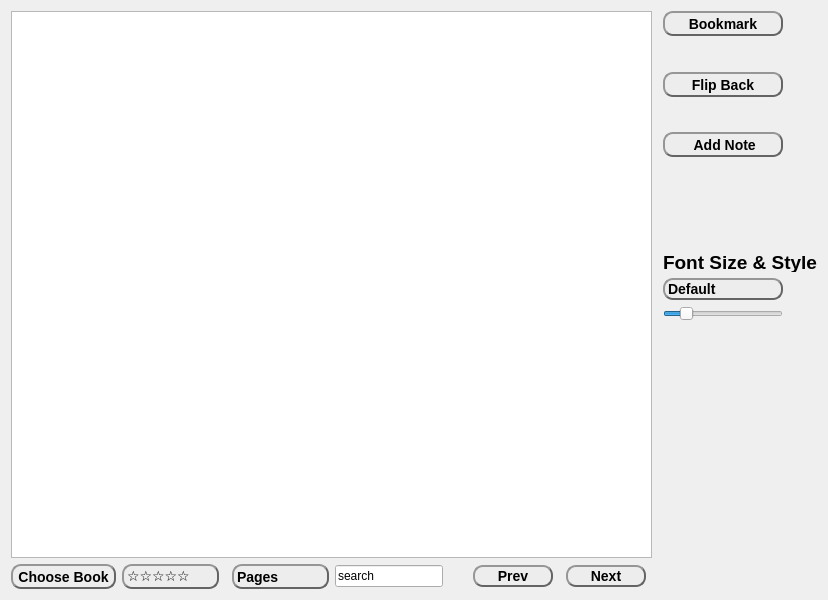
<?xml version="1.0" encoding="UTF-8"?>
<ui version="4.0">
 <class>Zeus</class>
 <widget class="QMainWindow" name="Zeus">
  <property name="windowModality">
   <enum>Qt::NonModal</enum>
  </property>
  <property name="enabled">
   <bool>true</bool>
  </property>
  <property name="geometry">
   <rect>
    <x>0</x>
    <y>0</y>
    <width>828</width>
    <height>600</height>
   </rect>
  </property>
  <property name="sizePolicy">
   <sizepolicy hsizetype="Preferred" vsizetype="Expanding">
    <horstretch>0</horstretch>
    <verstretch>0</verstretch>
   </sizepolicy>
  </property>
  <property name="maximumSize">
   <size>
    <width>7800</width>
    <height>6100</height>
   </size>
  </property>
  <property name="contextMenuPolicy">
   <enum>Qt::NoContextMenu</enum>
  </property>
  <property name="windowTitle">
   <string>Zeus - EBook Reader</string>
  </property>
  <property name="windowOpacity">
   <double>1.000000000000000</double>
  </property>
  <property name="styleSheet">
   <string notr="true">#centralWidget{
        color:qlineargradient(spread:pad, x1:1, y1:1, x2:0, y2:0, stop:0 rgba(195, 195, 195, 255), stop:1 rgba(255, 255, 255, 255));
}

#nextButton{
    background-color: rgb(237, 237, 237);
    border-style: outset;
    border-width: 2px;
    border-radius: 10px;
    border-color: rgb(100, 100, 100);
    font: bold 14px;
    min-width: 4em;
    padding: 1px;
}

#nextButton:pressed {
        background-color: rgb(0, 0, 0);
        color: rgb(237, 237, 237);
    border-style: inset;
}

#prevButton{
    background-color: rgb(237, 237, 237);
    border-style: outset;
    border-width: 2px;
    border-radius: 10px;
    border-color: rgb(100, 100, 100);
    font: bold 14px;
    min-width: 4em;
    padding: 1px;
}

#prevButton:pressed {
   background-color: rgb(0, 0, 0);
   color: rgb(237, 237, 237);
   border-style: inset;
}

#toolButton {
    background-color: rgb(237, 237, 237);
    border-style: outset;
    border-width: 2px;
    border-radius: 10px;
    border-color: rgb(100, 100, 100);
    font: bold 14px;
    min-width: 4em;
    padding: 1px;
}

#toolButton:pressed {
   background-color: rgb(0, 0, 0);
   color: rgb(237, 237, 237);
   border-style: inset;
}

#saveBookButton {
    background-color: rgb(237, 237, 237);
    border-style: outset;
    border-width: 2px;
    border-radius: 10px;
    border-color: rgb(100, 100, 100);
    font: bold 14px;
    min-width: 4em;
    padding: 1px;
}

#saveBookButton:pressed {
   background-color: rgb(0, 0, 0);
   color: rgb(237, 237, 237);
   border-style: inset;
}

#pushNoteButton {
    background-color: rgb(237, 237, 237);
    border-style: outset;
    border-width: 2px;
    border-radius: 10px;
    border-color: rgb(100, 100, 100);
    font: bold 14px;
    min-width: 4em;
    padding: 1px;
}

#pushNoteButton:pressed {
        background-color: rgb(0, 0, 0);
        color: rgb(237, 237, 237);
    border-style: inset;
}

#thumbPage {
    background-color: rgb(237, 237, 237);
    border-style: outset;
    border-width: 2px;
    border-radius: 10px;
    border-color: rgb(100, 100, 100);
    font: bold 14px;
    min-width: 4em;
    padding: 1px;
}

#thumbPage:pressed {
   background-color: rgb(0, 0, 0);
   color: rgb(237, 237, 237);
   border-style: inset;
}

#viewStats {
    background-color: rgb(237, 237, 237);
    border-style: outset;
    border-width: 2px;
    border-radius: 10px;
    border-color: rgb(100, 100, 100);
    font: bold 14px;
    min-width: 4em;
    padding: 1px;
}

#viewStats:pressed {
        background-color: rgb(0, 0, 0);
        color: rgb(237, 237, 237);
    border-style: inset;
}

QComboBox{
    border-style: outset;
    border-width: 2px;
    border-radius: 10px;
    border-color: rgb(100, 100, 100);
    font: bold 14px;
    min-width: 1em;
    background-color: rgb(237, 237, 237);
    selection-background-color:rgb(0, 0, 0);
        selection-color: rgb(237, 237, 237);
}

QComboBox QAbstractItemView{
    border-width: 0px;
    background-color: rgb(237, 237, 237);
    selection-background-color:rgb(0, 0, 0);
        selection-color:rgb(237, 237, 237);
}
QComboBox::drop-down {
   border-width: 0px;
}
QComboBox::down-arrow {
   image: url(noimg);
   border-width: 0px;
}      </string>
  </property>
  <property name="animated">
   <bool>true</bool>
  </property>
  <property name="unifiedTitleAndToolBarOnMac">
   <bool>true</bool>
  </property>
  <widget class="QWidget" name="centralWidget">
   <property name="styleSheet">
    <string notr="true"/>
   </property>
   <layout class="QGridLayout" name="gridLayout">
    <item row="32" column="2">
     <widget class="QComboBox" name="user_rating">
      <property name="sizePolicy">
       <sizepolicy hsizetype="Expanding" vsizetype="Fixed">
        <horstretch>0</horstretch>
        <verstretch>0</verstretch>
       </sizepolicy>
      </property>
      <property name="minimumSize">
       <size>
        <width>21</width>
        <height>25</height>
       </size>
      </property>
      <property name="maximumSize">
       <size>
        <width>120</width>
        <height>16777215</height>
       </size>
      </property>
      <property name="font">
       <font>
        <pointsize>-1</pointsize>
        <weight>75</weight>
        <italic>false</italic>
        <bold>true</bold>
       </font>
      </property>
      <property name="focusPolicy">
       <enum>Qt::NoFocus</enum>
      </property>
      <item>
       <property name="text">
        <string>☆☆☆☆☆</string>
       </property>
      </item>
      <item>
       <property name="text">
        <string>★☆☆☆☆</string>
       </property>
      </item>
      <item>
       <property name="text">
        <string>★★☆☆☆</string>
       </property>
      </item>
      <item>
       <property name="text">
        <string>★★★☆☆</string>
       </property>
      </item>
      <item>
       <property name="text">
        <string>★★★★☆</string>
       </property>
      </item>
      <item>
       <property name="text">
        <string>★★★★★</string>
       </property>
      </item>
     </widget>
    </item>
    <item row="0" column="1" rowspan="19" colspan="13">
     <widget class="QGraphicsView" name="graphicsView">
      <property name="minimumSize">
       <size>
        <width>630</width>
        <height>475</height>
       </size>
      </property>
      <property name="maximumSize">
       <size>
        <width>6300</width>
        <height>6300</height>
       </size>
      </property>
      <property name="mouseTracking">
       <bool>true</bool>
      </property>
      <property name="dragMode">
       <enum>QGraphicsView::RubberBandDrag</enum>
      </property>
     </widget>
    </item>
    <item row="32" column="5">
     <widget class="QLineEdit" name="lineEdit_page">
      <property name="enabled">
       <bool>true</bool>
      </property>
      <property name="minimumSize">
       <size>
        <width>80</width>
        <height>0</height>
       </size>
      </property>
      <property name="maximumSize">
       <size>
        <width>120</width>
        <height>16777215</height>
       </size>
      </property>
      <property name="focusPolicy">
       <enum>Qt::ClickFocus</enum>
      </property>
      <property name="autoFillBackground">
       <bool>false</bool>
      </property>
      <property name="text">
       <string>search</string>
      </property>
      <property name="maxLength">
       <number>20</number>
      </property>
     </widget>
    </item>
    <item row="32" column="12">
     <widget class="QPushButton" name="nextButton">
      <property name="sizePolicy">
       <sizepolicy hsizetype="Expanding" vsizetype="Fixed">
        <horstretch>0</horstretch>
        <verstretch>0</verstretch>
       </sizepolicy>
      </property>
      <property name="minimumSize">
       <size>
        <width>74</width>
        <height>0</height>
       </size>
      </property>
      <property name="maximumSize">
       <size>
        <width>80</width>
        <height>16777215</height>
       </size>
      </property>
      <property name="sizeIncrement">
       <size>
        <width>0</width>
        <height>0</height>
       </size>
      </property>
      <property name="baseSize">
       <size>
        <width>80</width>
        <height>0</height>
       </size>
      </property>
      <property name="text">
       <string>Next</string>
      </property>
     </widget>
    </item>
    <item row="5" column="15">
     <spacer name="verticalSpacer_3">
      <property name="orientation">
       <enum>Qt::Vertical</enum>
      </property>
      <property name="sizeType">
       <enum>QSizePolicy::Fixed</enum>
      </property>
      <property name="sizeHint" stdset="0">
       <size>
        <width>20</width>
        <height>1</height>
       </size>
      </property>
     </spacer>
    </item>
    <item row="32" column="3">
     <spacer name="horizontalSpacer_3">
      <property name="orientation">
       <enum>Qt::Horizontal</enum>
      </property>
      <property name="sizeType">
       <enum>QSizePolicy::Fixed</enum>
      </property>
      <property name="sizeHint" stdset="0">
       <size>
        <width>1</width>
        <height>20</height>
       </size>
      </property>
     </spacer>
    </item>
    <item row="32" column="15">
     <widget class="QLabel" name="pageLabel">
      <property name="maximumSize">
       <size>
        <width>16777215</width>
        <height>20</height>
       </size>
      </property>
      <property name="font">
       <font>
        <pointsize>14</pointsize>
        <weight>75</weight>
        <bold>true</bold>
       </font>
      </property>
      <property name="layoutDirection">
       <enum>Qt::LeftToRight</enum>
      </property>
      <property name="text">
       <string/>
      </property>
      <property name="alignment">
       <set>Qt::AlignRight|Qt::AlignTrailing|Qt::AlignVCenter</set>
      </property>
     </widget>
    </item>
    <item row="1" column="15">
     <spacer name="verticalSpacer">
      <property name="orientation">
       <enum>Qt::Vertical</enum>
      </property>
      <property name="sizeType">
       <enum>QSizePolicy::Fixed</enum>
      </property>
      <property name="sizeHint" stdset="0">
       <size>
        <width>20</width>
        <height>1</height>
       </size>
      </property>
     </spacer>
    </item>
    <item row="6" column="14">
     <spacer name="horizontalSpacer_2">
      <property name="orientation">
       <enum>Qt::Horizontal</enum>
      </property>
      <property name="sizeType">
       <enum>QSizePolicy::Fixed</enum>
      </property>
      <property name="sizeHint" stdset="0">
       <size>
        <width>5</width>
        <height>20</height>
       </size>
      </property>
     </spacer>
    </item>
    <item row="32" column="4" alignment="Qt::AlignVCenter">
     <widget class="QComboBox" name="search_type">
      <property name="sizePolicy">
       <sizepolicy hsizetype="Expanding" vsizetype="Fixed">
        <horstretch>0</horstretch>
        <verstretch>0</verstretch>
       </sizepolicy>
      </property>
      <property name="minimumSize">
       <size>
        <width>21</width>
        <height>25</height>
       </size>
      </property>
      <property name="maximumSize">
       <size>
        <width>100</width>
        <height>16777215</height>
       </size>
      </property>
      <property name="font">
       <font>
        <pointsize>-1</pointsize>
        <weight>75</weight>
        <italic>false</italic>
        <bold>true</bold>
       </font>
      </property>
      <property name="focusPolicy">
       <enum>Qt::NoFocus</enum>
      </property>
      <item>
       <property name="text">
        <string>Pages</string>
       </property>
      </item>
      <item>
       <property name="text">
        <string>Chapters</string>
       </property>
      </item>
      <item>
       <property name="text">
        <string>Term</string>
       </property>
      </item>
     </widget>
    </item>
    <item row="3" column="15">
     <spacer name="verticalSpacer_2">
      <property name="orientation">
       <enum>Qt::Vertical</enum>
      </property>
      <property name="sizeType">
       <enum>QSizePolicy::Fixed</enum>
      </property>
      <property name="sizeHint" stdset="0">
       <size>
        <width>20</width>
        <height>1</height>
       </size>
      </property>
     </spacer>
    </item>
    <item row="9" column="15">
     <widget class="QComboBox" name="styleBox">
      <property name="sizePolicy">
       <sizepolicy hsizetype="Expanding" vsizetype="Fixed">
        <horstretch>0</horstretch>
        <verstretch>0</verstretch>
       </sizepolicy>
      </property>
      <property name="minimumSize">
       <size>
        <width>21</width>
        <height>0</height>
       </size>
      </property>
      <property name="maximumSize">
       <size>
        <width>120</width>
        <height>16777215</height>
       </size>
      </property>
      <item>
       <property name="text">
        <string>Default</string>
       </property>
      </item>
      <item>
       <property name="text">
        <string>Helvetica</string>
       </property>
      </item>
      <item>
       <property name="text">
        <string>Arial</string>
       </property>
      </item>
      <item>
       <property name="text">
        <string>Times New Roman</string>
       </property>
      </item>
      <item>
       <property name="text">
        <string>Times</string>
       </property>
      </item>
      <item>
       <property name="text">
        <string>Courier</string>
       </property>
      </item>
      <item>
       <property name="text">
        <string>Arial Black</string>
       </property>
      </item>
      <item>
       <property name="text">
        <string>Arial Narrow</string>
       </property>
      </item>
      <item>
       <property name="text">
        <string>Georgia</string>
       </property>
      </item>
      <item>
       <property name="text">
        <string>Rockwell</string>
       </property>
      </item>
      <item>
       <property name="text">
        <string>Comic Sans MS</string>
       </property>
      </item>
     </widget>
    </item>
    <item row="2" column="15">
     <widget class="QPushButton" name="thumbPage">
      <property name="sizePolicy">
       <sizepolicy hsizetype="Minimum" vsizetype="Expanding">
        <horstretch>0</horstretch>
        <verstretch>0</verstretch>
       </sizepolicy>
      </property>
      <property name="maximumSize">
       <size>
        <width>120</width>
        <height>25</height>
       </size>
      </property>
      <property name="font">
       <font>
        <pointsize>-1</pointsize>
        <weight>75</weight>
        <italic>false</italic>
        <bold>true</bold>
       </font>
      </property>
      <property name="text">
       <string> Flip Back </string>
      </property>
      <property name="iconSize">
       <size>
        <width>20</width>
        <height>20</height>
       </size>
      </property>
     </widget>
    </item>
    <item row="32" column="11">
     <spacer name="horizontalSpacer">
      <property name="orientation">
       <enum>Qt::Horizontal</enum>
      </property>
      <property name="sizeType">
       <enum>QSizePolicy::Fixed</enum>
      </property>
      <property name="sizeHint" stdset="0">
       <size>
        <width>1</width>
        <height>20</height>
       </size>
      </property>
     </spacer>
    </item>
    <item row="32" column="10">
     <widget class="QPushButton" name="prevButton">
      <property name="sizePolicy">
       <sizepolicy hsizetype="Expanding" vsizetype="Fixed">
        <horstretch>0</horstretch>
        <verstretch>0</verstretch>
       </sizepolicy>
      </property>
      <property name="maximumSize">
       <size>
        <width>80</width>
        <height>16777215</height>
       </size>
      </property>
      <property name="text">
       <string>Prev</string>
      </property>
     </widget>
    </item>
    <item row="32" column="1">
     <widget class="QToolButton" name="toolButton">
      <property name="maximumSize">
       <size>
        <width>105</width>
        <height>16777215</height>
       </size>
      </property>
      <property name="text">
       <string>Choose Book</string>
      </property>
     </widget>
    </item>
    <item row="0" column="15">
     <widget class="QPushButton" name="saveBookButton">
      <property name="sizePolicy">
       <sizepolicy hsizetype="Minimum" vsizetype="Expanding">
        <horstretch>0</horstretch>
        <verstretch>0</verstretch>
       </sizepolicy>
      </property>
      <property name="maximumSize">
       <size>
        <width>120</width>
        <height>25</height>
       </size>
      </property>
      <property name="text">
       <string>Bookmark</string>
      </property>
      <property name="iconSize">
       <size>
        <width>20</width>
        <height>20</height>
       </size>
      </property>
     </widget>
    </item>
    <item row="10" column="15">
     <widget class="QSlider" name="fontSizeSlider">
      <property name="sizePolicy">
       <sizepolicy hsizetype="Fixed" vsizetype="Fixed">
        <horstretch>0</horstretch>
        <verstretch>0</verstretch>
       </sizepolicy>
      </property>
      <property name="maximumSize">
       <size>
        <width>120</width>
        <height>16777215</height>
       </size>
      </property>
      <property name="minimum">
       <number>4</number>
      </property>
      <property name="maximum">
       <number>64</number>
      </property>
      <property name="sliderPosition">
       <number>13</number>
      </property>
      <property name="orientation">
       <enum>Qt::Horizontal</enum>
      </property>
     </widget>
    </item>
    <item row="4" column="15">
     <widget class="QPushButton" name="pushNoteButton">
      <property name="sizePolicy">
       <sizepolicy hsizetype="Minimum" vsizetype="Expanding">
        <horstretch>0</horstretch>
        <verstretch>0</verstretch>
       </sizepolicy>
      </property>
      <property name="maximumSize">
       <size>
        <width>120</width>
        <height>25</height>
       </size>
      </property>
      <property name="text">
       <string> Add Note</string>
      </property>
      <property name="iconSize">
       <size>
        <width>20</width>
        <height>20</height>
       </size>
      </property>
     </widget>
    </item>
    <item row="8" column="15">
     <widget class="QLabel" name="label_2">
      <property name="maximumSize">
       <size>
        <width>16777215</width>
        <height>20</height>
       </size>
      </property>
      <property name="font">
       <font>
        <pointsize>14</pointsize>
        <weight>75</weight>
        <bold>true</bold>
       </font>
      </property>
      <property name="mouseTracking">
       <bool>false</bool>
      </property>
      <property name="text">
       <string>Font Size &amp; Style</string>
      </property>
      <property name="alignment">
       <set>Qt::AlignLeading|Qt::AlignLeft|Qt::AlignVCenter</set>
      </property>
     </widget>
    </item>
   </layout>
  </widget>
  <action name="actionEnable">
   <property name="text">
    <string>Enable</string>
   </property>
  </action>
  <action name="actionDisable">
   <property name="text">
    <string>Disable</string>
   </property>
  </action>
  <action name="actionEnable_2">
   <property name="text">
    <string>Enable</string>
   </property>
  </action>
  <action name="actionDisable_2">
   <property name="text">
    <string>Disable</string>
   </property>
  </action>
  <action name="actionView">
   <property name="text">
    <string>View</string>
   </property>
  </action>
  <action name="actionAdd">
   <property name="text">
    <string>Add</string>
   </property>
  </action>
  <action name="actionExplore">
   <property name="text">
    <string>Explore</string>
   </property>
  </action>
  <action name="actionExport">
   <property name="text">
    <string>Export</string>
   </property>
  </action>
  <action name="actionImport">
   <property name="text">
    <string>Import</string>
   </property>
  </action>
  <action name="actionRemove">
   <property name="text">
    <string>Remove</string>
   </property>
  </action>
  <action name="actionStatus">
   <property name="checkable">
    <bool>true</bool>
   </property>
   <property name="checked">
    <bool>true</bool>
   </property>
   <property name="text">
    <string>Enabled</string>
   </property>
  </action>
  <action name="actionLibrary">
   <property name="text">
    <string>Library</string>
   </property>
  </action>
  <action name="actionPremium">
   <property name="text">
    <string>Premium</string>
   </property>
  </action>
  <action name="actionBackup">
   <property name="text">
    <string>Backup</string>
   </property>
  </action>
  <action name="actionOnline_View">
   <property name="text">
    <string>Online View</string>
   </property>
  </action>
  <action name="actionCompare">
   <property name="text">
    <string>Compare</string>
   </property>
  </action>
  <action name="actionBackup_2">
   <property name="text">
    <string>Backup</string>
   </property>
  </action>
 </widget>
 <layoutdefault spacing="6" margin="11"/>
 <resources/>
 <connections/>
</ui>
